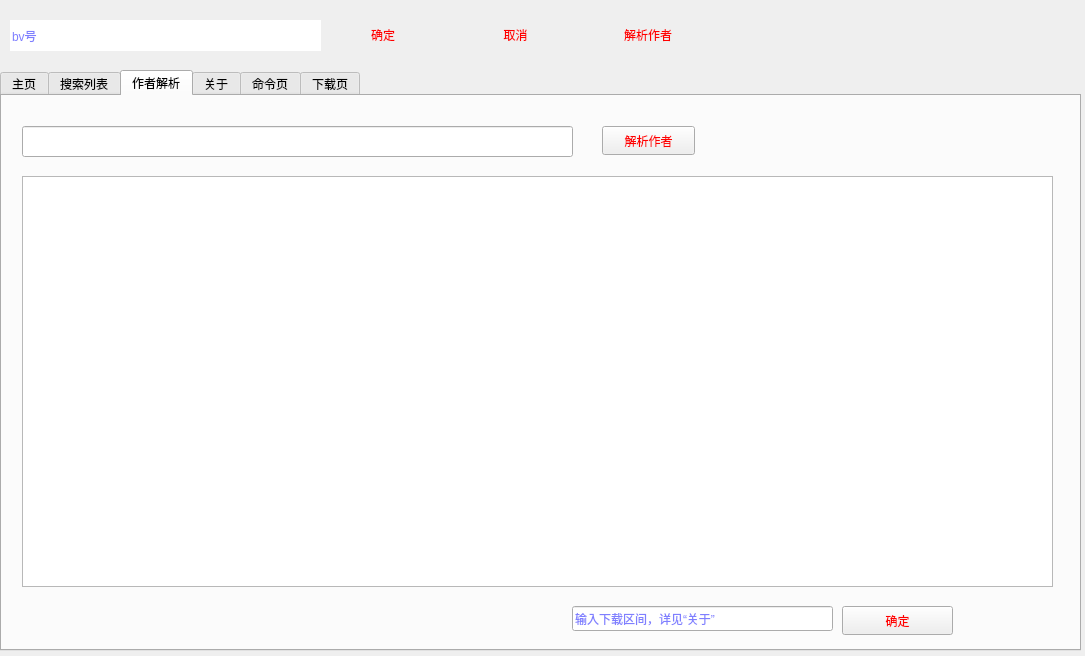
<?xml version="1.0" encoding="UTF-8"?>
<ui version="4.0">
 <class>bilibili_get</class>
 <widget class="QWidget" name="bilibili_get">
  <property name="geometry">
   <rect>
    <x>0</x>
    <y>0</y>
    <width>1085</width>
    <height>656</height>
   </rect>
  </property>
  <property name="windowTitle">
   <string>Widget</string>
  </property>
  <property name="styleSheet">
   <string notr="true">QPushButton {
	color: red;
	font-size: 20;
}
QLineEdit {
	color: blue;
	font-size: 20;
}
tabWidget{
	color: green;
	font-size: 15px;
}</string>
  </property>
  <widget class="QTabWidget" name="tabWidget">
   <property name="enabled">
    <bool>true</bool>
   </property>
   <property name="geometry">
    <rect>
     <x>0</x>
     <y>70</y>
     <width>1081</width>
     <height>581</height>
    </rect>
   </property>
   <property name="currentIndex">
    <number>2</number>
   </property>
   <widget class="QWidget" name="tab">
    <attribute name="title">
     <string>主页</string>
    </attribute>
    <widget class="QPushButton" name="cookie_button">
     <property name="geometry">
      <rect>
       <x>10</x>
       <y>10</y>
       <width>141</width>
       <height>41</height>
      </rect>
     </property>
     <property name="text">
      <string>获得cookie</string>
     </property>
     <property name="flat">
      <bool>true</bool>
     </property>
    </widget>
    <widget class="QTextEdit" name="ztl">
     <property name="enabled">
      <bool>true</bool>
     </property>
     <property name="geometry">
      <rect>
       <x>10</x>
       <y>60</y>
       <width>931</width>
       <height>501</height>
      </rect>
     </property>
     <property name="readOnly">
      <bool>true</bool>
     </property>
     <property name="overwriteMode">
      <bool>false</bool>
     </property>
    </widget>
    <widget class="QWidget" name="verticalLayoutWidget">
     <property name="geometry">
      <rect>
       <x>940</x>
       <y>60</y>
       <width>121</width>
       <height>81</height>
      </rect>
     </property>
     <layout class="QVBoxLayout" name="verticalLayout">
      <item>
       <widget class="QPushButton" name="start_bfq">
        <property name="text">
         <string>启动播放器</string>
        </property>
        <property name="flat">
         <bool>true</bool>
        </property>
       </widget>
      </item>
      <item>
       <widget class="QPushButton" name="pushButton_3">
        <property name="enabled">
         <bool>true</bool>
        </property>
        <property name="text">
         <string>退出</string>
        </property>
        <property name="flat">
         <bool>true</bool>
        </property>
       </widget>
      </item>
     </layout>
    </widget>
   </widget>
   <widget class="QWidget" name="tab_5">
    <property name="styleSheet">
     <string notr="true">pushButton{
	color: #070608;
};</string>
    </property>
    <attribute name="title">
     <string>搜索列表</string>
    </attribute>
    <widget class="QLineEdit" name="lineEdit">
     <property name="geometry">
      <rect>
       <x>650</x>
       <y>0</y>
       <width>158</width>
       <height>21</height>
      </rect>
     </property>
     <property name="text">
      <string/>
     </property>
     <property name="frame">
      <bool>false</bool>
     </property>
     <property name="dragEnabled">
      <bool>false</bool>
     </property>
     <property name="readOnly">
      <bool>false</bool>
     </property>
     <property name="placeholderText">
      <string>搜索内容</string>
     </property>
     <property name="clearButtonEnabled">
      <bool>true</bool>
     </property>
    </widget>
    <widget class="QLineEdit" name="lineEdit_2">
     <property name="geometry">
      <rect>
       <x>710</x>
       <y>510</y>
       <width>251</width>
       <height>25</height>
      </rect>
     </property>
     <property name="text">
      <string/>
     </property>
     <property name="frame">
      <bool>false</bool>
     </property>
     <property name="placeholderText">
      <string>选定范围（就是每个结果前面的）</string>
     </property>
    </widget>
    <widget class="QPushButton" name="pushButton_2">
     <property name="geometry">
      <rect>
       <x>970</x>
       <y>510</y>
       <width>93</width>
       <height>29</height>
      </rect>
     </property>
     <property name="text">
      <string>sure</string>
     </property>
     <property name="flat">
      <bool>true</bool>
     </property>
    </widget>
    <widget class="QTextEdit" name="textEdit_2">
     <property name="enabled">
      <bool>true</bool>
     </property>
     <property name="geometry">
      <rect>
       <x>0</x>
       <y>40</y>
       <width>1061</width>
       <height>461</height>
      </rect>
     </property>
     <property name="readOnly">
      <bool>true</bool>
     </property>
    </widget>
    <widget class="QWidget" name="horizontalLayoutWidget_2">
     <property name="geometry">
      <rect>
       <x>820</x>
       <y>0</y>
       <width>241</width>
       <height>31</height>
      </rect>
     </property>
     <layout class="QHBoxLayout" name="horizontalLayout_2">
      <item>
       <widget class="QPushButton" name="findS">
        <property name="text">
         <string>寻找</string>
        </property>
       </widget>
      </item>
     </layout>
    </widget>
   </widget>
   <widget class="QWidget" name="tab_2">
    <attribute name="title">
     <string>作者解析</string>
    </attribute>
    <widget class="QLineEdit" name="authorMid">
     <property name="geometry">
      <rect>
       <x>20</x>
       <y>30</y>
       <width>551</width>
       <height>31</height>
      </rect>
     </property>
     <property name="clearButtonEnabled">
      <bool>true</bool>
     </property>
    </widget>
    <widget class="QPushButton" name="getUsrInfo">
     <property name="geometry">
      <rect>
       <x>600</x>
       <y>30</y>
       <width>93</width>
       <height>29</height>
      </rect>
     </property>
     <property name="text">
      <string>解析作者</string>
     </property>
    </widget>
    <widget class="QLineEdit" name="input_a">
     <property name="geometry">
      <rect>
       <x>570</x>
       <y>510</y>
       <width>261</width>
       <height>25</height>
      </rect>
     </property>
     <property name="placeholderText">
      <string>输入下载区间，详见“关于”</string>
     </property>
    </widget>
    <widget class="QPushButton" name="okForAuthor">
     <property name="geometry">
      <rect>
       <x>840</x>
       <y>510</y>
       <width>111</width>
       <height>29</height>
      </rect>
     </property>
     <property name="text">
      <string>确定</string>
     </property>
    </widget>
    <widget class="QTextEdit" name="videoOfAuthor">
     <property name="geometry">
      <rect>
       <x>20</x>
       <y>80</y>
       <width>1031</width>
       <height>411</height>
      </rect>
     </property>
    </widget>
    <widget class="QLabel" name="label">
     <property name="geometry">
      <rect>
       <x>780</x>
       <y>30</y>
       <width>241</width>
       <height>20</height>
      </rect>
     </property>
     <property name="text">
      <string/>
     </property>
    </widget>
   </widget>
   <widget class="QWidget" name="tab_3">
    <attribute name="title">
     <string>关于</string>
    </attribute>
    <widget class="QTextEdit" name="about">
     <property name="enabled">
      <bool>true</bool>
     </property>
     <property name="geometry">
      <rect>
       <x>0</x>
       <y>30</y>
       <width>1071</width>
       <height>591</height>
      </rect>
     </property>
     <property name="html">
      <string>&lt;!DOCTYPE HTML PUBLIC &quot;-//W3C//DTD HTML 4.0//EN&quot; &quot;http://www.w3.org/TR/REC-html40/strict.dtd&quot;&gt;
&lt;html&gt;&lt;head&gt;&lt;meta name=&quot;qrichtext&quot; content=&quot;1&quot; /&gt;&lt;meta charset=&quot;utf-8&quot; /&gt;&lt;style type=&quot;text/css&quot;&gt;
p, li { white-space: pre-wrap; }
&lt;/style&gt;&lt;/head&gt;&lt;body style=&quot; font-family:'Microsoft YaHei UI'; font-size:9pt; font-weight:400; font-style:normal;&quot;&gt;
&lt;ol style=&quot;margin-top: 0px; margin-bottom: 0px; margin-left: 0px; margin-right: 0px; -qt-list-indent: 1;&quot;&gt;&lt;li style=&quot; font-family:'Open Sans','Helvetica Neue','Helvetica','Arial','sans-serif'; color:#606c71;&quot; style=&quot; margin-top:0px; margin-bottom:0px; margin-left:0px; margin-right:0px; -qt-block-indent:0; text-indent:0px;&quot;&gt;本软件只提供视频解析，不提供任何资源上传、存储到服务器的功能。&lt;/li&gt;
&lt;li style=&quot; font-family:'Open Sans','Helvetica Neue','Helvetica','Arial','sans-serif'; color:#606c71;&quot; style=&quot; margin-top:0px; margin-bottom:0px; margin-left:0px; margin-right:0px; -qt-block-indent:0; text-indent:0px;&quot;&gt;本软件仅解析来自B站的内容，不会对解析到的音视频进行二次编码，部分视频会进行有限的格式转换、拼接等操作。&lt;/li&gt;
&lt;li style=&quot; font-family:'Open Sans','Helvetica Neue','Helvetica','Arial','sans-serif'; color:#606c71;&quot; style=&quot; margin-top:0px; margin-bottom:0px; margin-left:0px; margin-right:0px; -qt-block-indent:0; text-indent:0px;&quot;&gt;本软件解析得到的所有内容均来自B站UP主上传、分享，其版权均归原作者所有。内容提供者、上传者（UP主）应对其提供、上传的内容承担全部责任。&lt;/li&gt;
&lt;li style=&quot; font-family:'Open Sans','Helvetica Neue','Helvetica','Arial','sans-serif'; color:#606c71;&quot; style=&quot; margin-top:0px; margin-bottom:0px; margin-left:0px; margin-right:0px; -qt-block-indent:0; text-indent:0px;&quot;&gt;&lt;span style=&quot; font-weight:700;&quot;&gt;本软件提供的所有内容，仅可用作学习交流使用，未经原作者授权，禁止用于其他用途。请在下载24小时内删除。为尊重作者版权，请前往资源的原始发布网站观看，支持原创，谢谢。&lt;/span&gt;&lt;/li&gt;
&lt;li style=&quot; font-family:'Open Sans','Helvetica Neue','Helvetica','Arial','sans-serif'; color:#606c71;&quot; style=&quot; margin-top:0px; margin-bottom:12px; margin-left:0px; margin-right:0px; -qt-block-indent:0; text-indent:0px;&quot;&gt;因使用本软件产生的版权问题，软件作者概不负责。&lt;/li&gt;&lt;/ol&gt;
&lt;p style=&quot; margin-top:0px; margin-bottom:0px; margin-left:0px; margin-right:0px; -qt-block-indent:0; text-indent:0px;&quot;&gt;&lt;span style=&quot; font-family:'Open Sans','Helvetica Neue','Helvetica','Arial','sans-serif'; color:#606c71;&quot;&gt;&lt;br /&gt;&lt;/span&gt;&lt;/p&gt;&lt;/body&gt;&lt;/html&gt;</string>
     </property>
    </widget>
    <widget class="QLabel" name="label_4">
     <property name="geometry">
      <rect>
       <x>0</x>
       <y>0</y>
       <width>1061</width>
       <height>20</height>
      </rect>
     </property>
     <property name="text">
      <string>关于</string>
     </property>
    </widget>
   </widget>
   <widget class="QWidget" name="tab_4">
    <attribute name="title">
     <string>命令页</string>
    </attribute>
    <widget class="QTextEdit" name="cmd">
     <property name="geometry">
      <rect>
       <x>20</x>
       <y>10</y>
       <width>921</width>
       <height>171</height>
      </rect>
     </property>
     <property name="placeholderText">
      <string>命令</string>
     </property>
    </widget>
    <widget class="QPushButton" name="cmdButton">
     <property name="geometry">
      <rect>
       <x>960</x>
       <y>10</y>
       <width>93</width>
       <height>29</height>
      </rect>
     </property>
     <property name="text">
      <string>执行</string>
     </property>
    </widget>
    <widget class="QTextEdit" name="cmdReturn">
     <property name="geometry">
      <rect>
       <x>20</x>
       <y>200</y>
       <width>1041</width>
       <height>341</height>
      </rect>
     </property>
     <property name="readOnly">
      <bool>true</bool>
     </property>
    </widget>
   </widget>
   <widget class="QWidget" name="tab_6">
    <attribute name="title">
     <string>下载页</string>
    </attribute>
    <widget class="QLabel" name="label_2">
     <property name="geometry">
      <rect>
       <x>30</x>
       <y>20</y>
       <width>81</width>
       <height>31</height>
      </rect>
     </property>
     <property name="text">
      <string>正在下载：</string>
     </property>
    </widget>
    <widget class="QLabel" name="downloadName">
     <property name="geometry">
      <rect>
       <x>120</x>
       <y>20</y>
       <width>931</width>
       <height>31</height>
      </rect>
     </property>
     <property name="text">
      <string/>
     </property>
    </widget>
    <widget class="QProgressBar" name="progressBar">
     <property name="geometry">
      <rect>
       <x>30</x>
       <y>70</y>
       <width>461</width>
       <height>23</height>
      </rect>
     </property>
     <property name="value">
      <number>24</number>
     </property>
    </widget>
   </widget>
  </widget>
  <widget class="QLineEdit" name="bv_line">
   <property name="geometry">
    <rect>
     <x>10</x>
     <y>20</y>
     <width>311</width>
     <height>31</height>
    </rect>
   </property>
   <property name="text">
    <string/>
   </property>
   <property name="frame">
    <bool>false</bool>
   </property>
   <property name="placeholderText">
    <string>bv号</string>
   </property>
   <property name="clearButtonEnabled">
    <bool>true</bool>
   </property>
  </widget>
  <widget class="QWidget" name="horizontalLayoutWidget">
   <property name="geometry">
    <rect>
     <x>320</x>
     <y>20</y>
     <width>391</width>
     <height>31</height>
    </rect>
   </property>
   <layout class="QHBoxLayout" name="horizontalLayout">
    <item>
     <widget class="QPushButton" name="sure_button">
      <property name="styleSheet">
       <string notr="true"/>
      </property>
      <property name="text">
       <string>确定</string>
      </property>
      <property name="flat">
       <bool>true</bool>
      </property>
     </widget>
    </item>
    <item>
     <widget class="QPushButton" name="unsure_button">
      <property name="styleSheet">
       <string notr="true"/>
      </property>
      <property name="text">
       <string>取消</string>
      </property>
      <property name="flat">
       <bool>true</bool>
      </property>
     </widget>
    </item>
    <item>
     <widget class="QPushButton" name="pushButton_5">
      <property name="text">
       <string>解析作者</string>
      </property>
      <property name="flat">
       <bool>true</bool>
      </property>
     </widget>
    </item>
   </layout>
  </widget>
  <widget class="QLabel" name="userName">
   <property name="geometry">
    <rect>
     <x>850</x>
     <y>20</y>
     <width>181</width>
     <height>20</height>
    </rect>
   </property>
   <property name="text">
    <string/>
   </property>
  </widget>
 </widget>
 <resources/>
 <connections/>
</ui>
